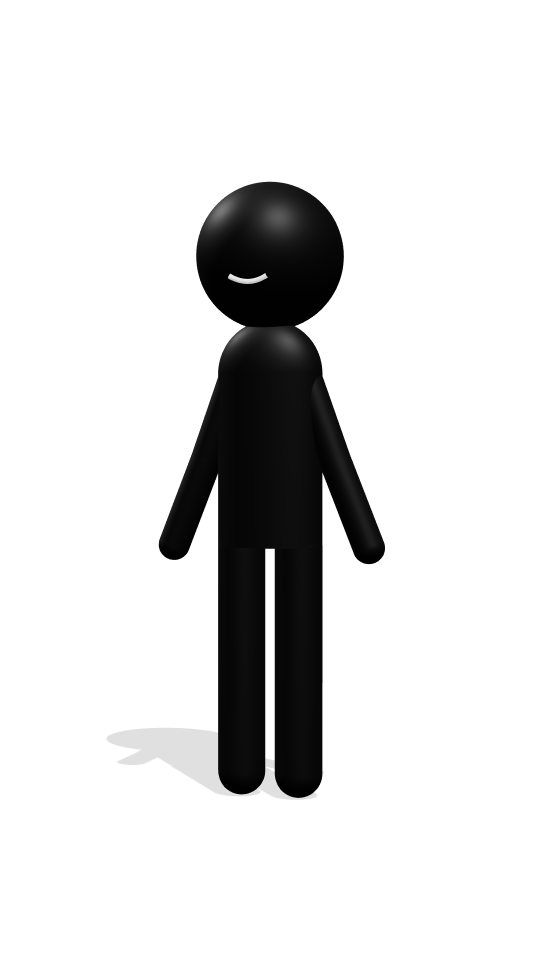
#> input picture ne-tupi/3d/chelovechek-3d-9x16.png, 1080 x 1920 px, given in place of p0.png, which was not available (shown at 1/2 size)
$ python sheet.py
#> lines starting #> are read from the running program, lines starting #| are printed output that depends on the picture
import json, subprocess, os
from PIL import Image, ImageDraw, ImageFont
os.chdir(os.path.dirname(os.path.abspath(__file__)) + '/..')
P = {
 "Спокойно": {},
 "Объясняет": {"la":[75,35],"ra":[75,35],"mouth":"A","head":-4,"laF":0.3,"raF":0.3},
 "Указывает вверх": {"ra":[155,10],"mouth":"O","head":-5},
 "Пожимает плечами": {"la":[45,95],"ra":[45,95],"mouth":"sad","head":10,"laF":0.4,"raF":0.4},
 "Машет": {"ra":[110,50],"mouth":"smile","head":-6},
}
poses = {}
for i,(n,p) in enumerate(P.items()):
    poses[f"p{i}"] = dict(p, yaw=-18)
for k in range(36):
    poses[f"t{k:02d}"] = {"yaw": k*10, "mouth": "smile"}
poses["hero"] = {"yaw": -18}
subprocess.run(["node","3d/shot.js",json.dumps(poses),"540","960"],check=True)
#> (this line was passed over: subprocess is not available in this run)
F="/usr/share/fonts/truetype/dejavu/DejaVuSans-Bold.ttf"; font=ImageFont.truetype(F,30)
w,h=440,782
sh=Image.new('RGB',(w*len(P),h+70),'white'); d=ImageDraw.Draw(sh)
#> after `sh = Image.new('RGB', (w * len(P), h + 70), 'white')`: sh: PIL image 2200x852 RGB; every value is 255
for i,n in enumerate(P):
    im=Image.open(f"3d/out/p{i}.png").convert('RGB').resize((w,h),Image.LANCZOS)
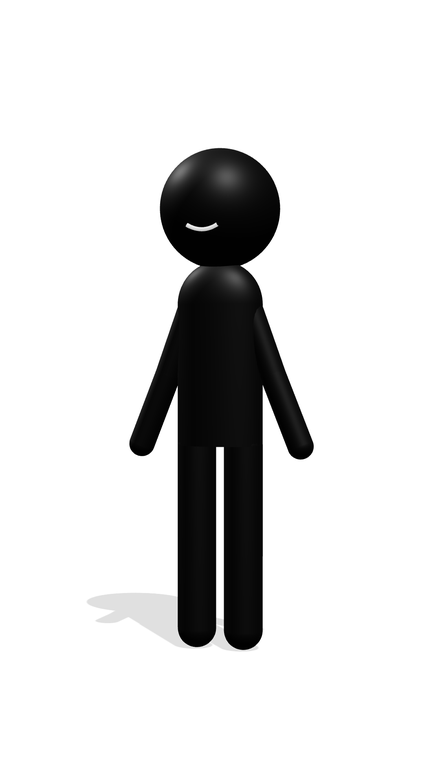
#> im: PIL image 440x782 RGB; mean R, G, B 221.4, 221.4, 221.4
    sh.paste(im,(i*w,0)); d.text((i*w+w//2,h+30),n,fill='#111',font=font,anchor='mm')
#> after `sh.paste(im, (i * w, 0))`:
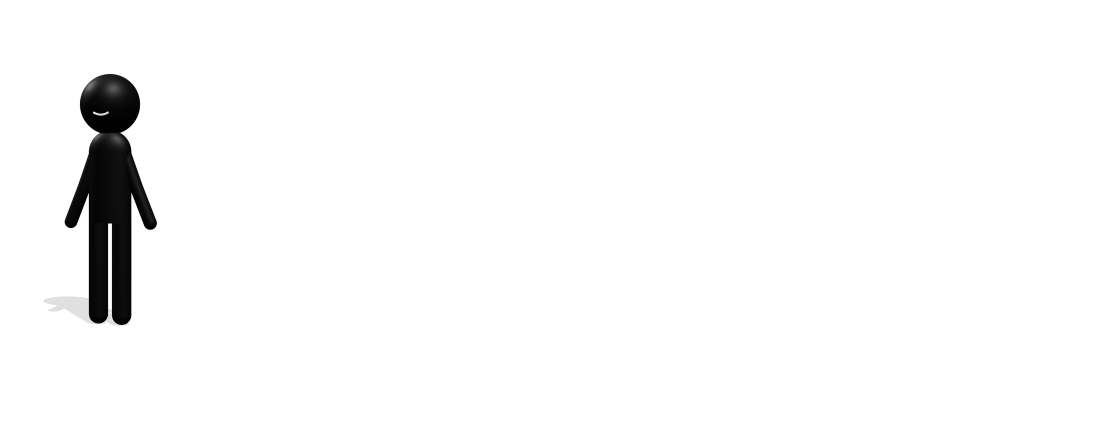
#> sh: PIL image 2200x852 RGB (shown at 1/2 size); mean R, G, B 248.8, 248.8, 248.8
#> pass 2 of the loop `for i,n in enumerate(P):`:
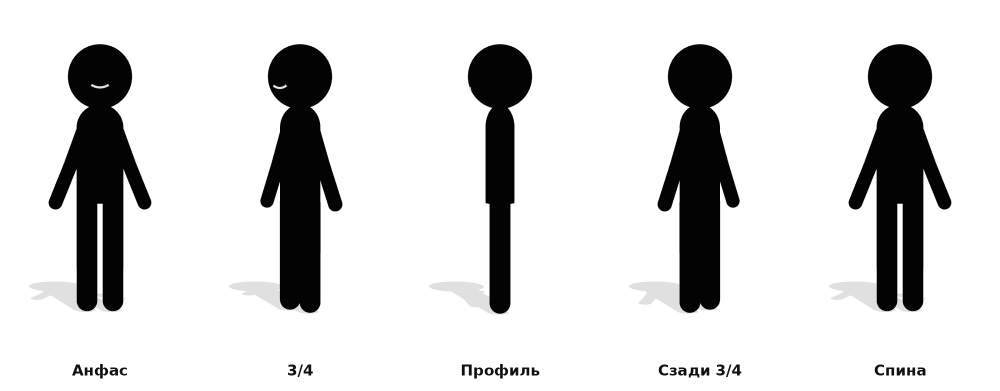
#> input picture ne-tupi/3d/povoroty-flat.png, 2000 x 781 px, given in place of p1.png, which was not available (shown at 1/2 size)
#> `im=Image.open(f"3d/out/p{i}.png").convert('RGB').resize((w,h),Image.LA..`:
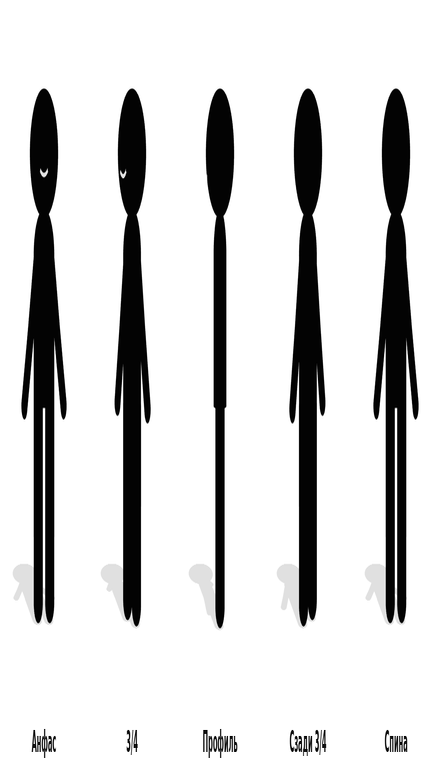
#> im: PIL image 440x782 RGB; min 0, max 255, mean 214.3
#> `sh.paste(im, (i * w, 0))`:
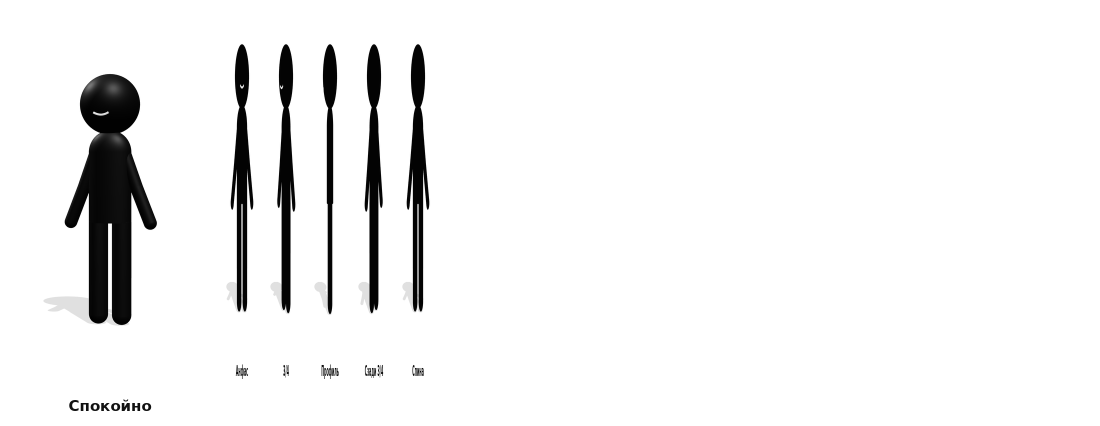
#> sh: PIL image 2200x852 RGB (shown at 1/2 size); mean R, G, B 241.2, 241.2, 241.2
#> (the run stopped early here; a loop or call above may not have finished)
